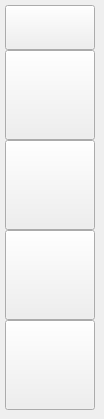
      <widget class="QWidget" name="turn1">
       <widget class="ChessPromotionButton" name="close1">
        <property name="geometry">
         <rect>
          <x>5</x>
          <y>5</y>
          <width>90</width>
          <height>45</height>
         </rect>
        </property>
        <property name="text">
         <string/>
        </property>
       </widget>
       <widget class="ChessPromotionButton" name="rook1">
        <property name="geometry">
         <rect>
          <x>5</x>
          <y>140</y>
          <width>90</width>
          <height>90</height>
         </rect>
        </property>
        <property name="text">
         <string/>
        </property>
       </widget>
       <widget class="ChessPromotionButton" name="knight1">
        <property name="geometry">
         <rect>
          <x>5</x>
          <y>230</y>
          <width>90</width>
          <height>90</height>
         </rect>
        </property>
        <property name="text">
         <string/>
        </property>
       </widget>
       <widget class="ChessPromotionButton" name="bishop1">
        <property name="geometry">
         <rect>
          <x>5</x>
          <y>50</y>
          <width>90</width>
          <height>90</height>
         </rect>
        </property>
        <property name="text">
         <string/>
        </property>
       </widget>
       <widget class="ChessPromotionButton" name="queen1">
        <property name="geometry">
         <rect>
          <x>5</x>
          <y>320</y>
          <width>90</width>
          <height>90</height>
         </rect>
        </property>
        <property name="text">
         <string/>
        </property>
       </widget>
      </widget>
